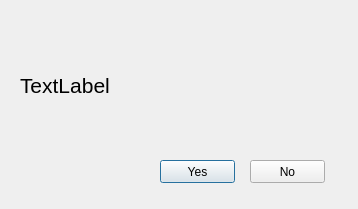
<?xml version="1.0" encoding="UTF-8"?>
<ui version="4.0">
 <class>Dialog</class>
 <widget class="QDialog" name="Dialog">
  <property name="geometry">
   <rect>
    <x>0</x>
    <y>0</y>
    <width>358</width>
    <height>209</height>
   </rect>
  </property>
  <property name="windowTitle">
   <string>Dialog</string>
  </property>
  <widget class="QLabel" name="label">
   <property name="geometry">
    <rect>
     <x>20</x>
     <y>50</y>
     <width>391</width>
     <height>71</height>
    </rect>
   </property>
   <property name="font">
    <font>
     <pointsize>16</pointsize>
    </font>
   </property>
   <property name="text">
    <string>TextLabel</string>
   </property>
  </widget>
  <widget class="QPushButton" name="yes">
   <property name="geometry">
    <rect>
     <x>160</x>
     <y>160</y>
     <width>75</width>
     <height>23</height>
    </rect>
   </property>
   <property name="text">
    <string>Yes</string>
   </property>
   <property name="icon">
    <iconset>
     <normaloff>../images/check.png</normaloff>../images/check.png</iconset>
   </property>
  </widget>
  <widget class="QPushButton" name="no">
   <property name="geometry">
    <rect>
     <x>250</x>
     <y>160</y>
     <width>75</width>
     <height>23</height>
    </rect>
   </property>
   <property name="text">
    <string>No</string>
   </property>
   <property name="icon">
    <iconset>
     <normaloff>../images/x.png</normaloff>../images/x.png</iconset>
   </property>
  </widget>
 </widget>
 <resources/>
 <connections/>
</ui>
